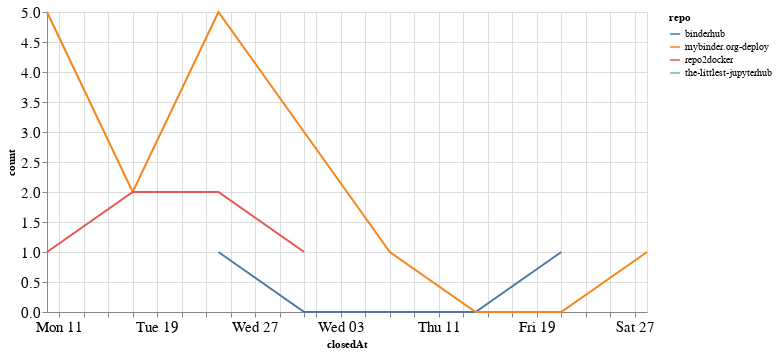

Notebook cell for this chart:
### Code cell
closed_by_time = closed_by.groupby('repo').resample('W', on='closedAt').count()['author'].reset_index()
closed_by_time = closed_by_time.rename(columns={'author': 'count'})

alt.Chart(closed_by_time, width=600).mark_line().encode(
    x='closedAt',
    y='count',
    color='repo',
    tooltip="repo"
)

### Figure 1 — Vega-Lite specification as saved in the notebook (floating-point values rounded to 4 significant figures)
{"config": {"axisLeft": {"labelFontSize": 15}, "axisBottom": {"labelFontSize": 15}}, "data": {"name": "data-a759e7302c95f07aa5e47f669b7df61d"}, "mark": "line", "encoding": {"color": {"type": "nominal", "field": "repo"}, "tooltip": {"type": "nominal", "field": "repo"}, "x": {"type": "temporal", "field": "closedAt"}, "y": {"type": "quantitative", "field": "count"}}, "width": 600, "$schema": "https://vega.github.io/schema/vega-lite/v4.8.1.json", "datasets": {"data-a759e7302c95f07aa5e47f669b7df61d": [{"repo": "binderhub", "closedAt": "2021-01-24T00:00:00", "count": 1}, {"repo": "binderhub", "closedAt": "2021-01-31T00:00:00", "count": 0}, {"repo": "binderhub", "closedAt": "2021-02-07T00:00:00", "count": 0}, {"repo": "binderhub", "closedAt": "2021-02-14T00:00:00", "count": 0}, {"repo": "binderhub", "closedAt": "2021-02-21T00:00:00", "count": 1}, {"repo": "mybinder.org-deploy", "closedAt": "2021-01-10T00:00:00", "count": 5}, {"repo": "mybinder.org-deploy", "closedAt": "2021-01-17T00:00:00", "count": 2}, {"repo": "mybinder.org-deploy", "closedAt": "2021-01-24T00:00:00", "count": 5}, {"repo": "mybinder.org-deploy", "closedAt": "2021-01-31T00:00:00", "count": 3}, {"repo": "mybinder.org-deploy", "closedAt": "2021-02-07T00:00:00", "count": 1}, {"repo": "mybinder.org-deploy", "closedAt": "2021-02-14T00:00:00", "count": 0}, {"repo": "mybinder.org-deploy", "closedAt": "2021-02-21T00:00:00", "count": 0}, {"repo": "mybinder.org-deploy", "closedAt": "2021-02-28T00:00:00", "count": 1}, {"repo": "repo2docker", "closedAt": "2021-01-10T00:00:00", "count": 1}, {"repo": "repo2docker", "closedAt": "2021-01-17T00:00:00", "count": 2}, {"repo": "repo2docker", "closedAt": "2021-01-24T00:00:00", "count": 2}, {"repo": "repo2docker", "closedAt": "2021-01-31T00:00:00", "count": 1}, {"repo": "the-littlest-jupyterhub", "closedAt": "2021-01-24T00:00:00", "count": 1}]}}
